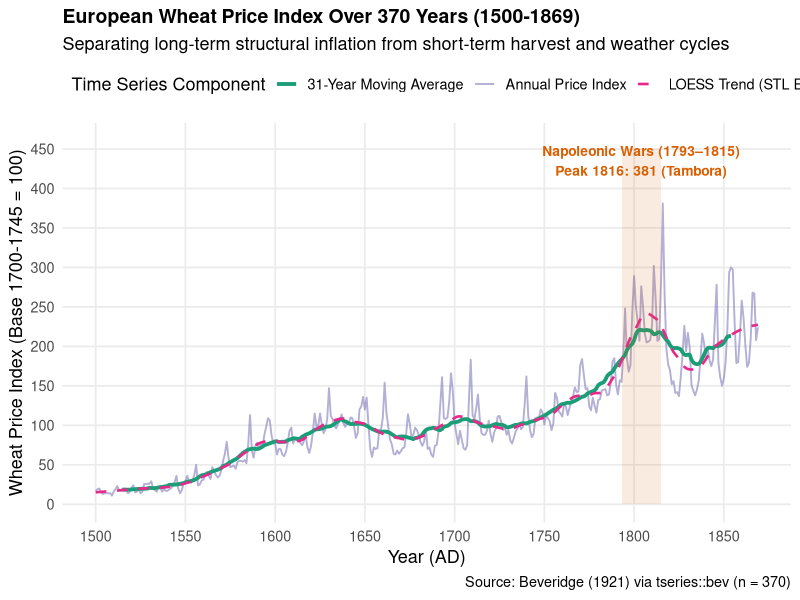
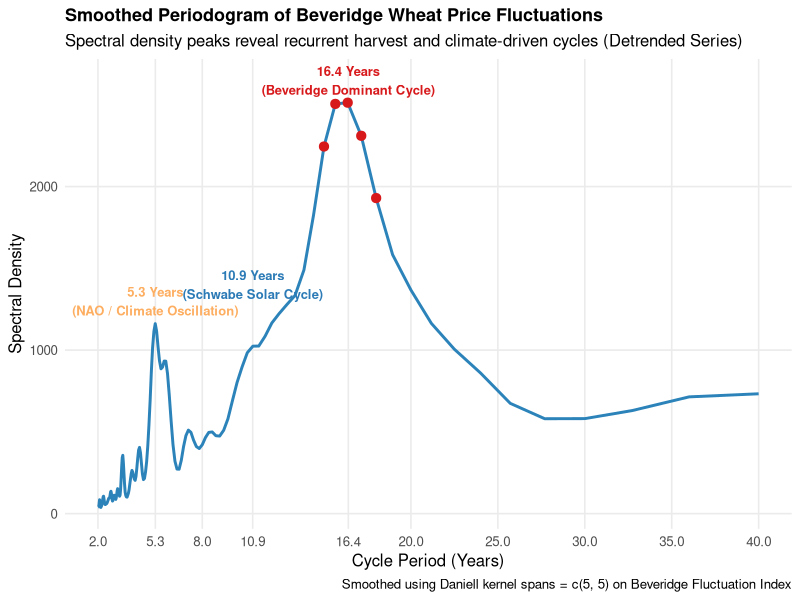

R code for these plots, in order:
## ---- chunk 1
#| label: setup-data
#| message: false
#| warning: false
library(tseries)
library(tidyverse)
library(zoo)

# Load data from tseries package
data("bev", package = "tseries")

# Convert 'ts' object (1500–1869, n = 370) into tibble
wheat_raw <- tibble(
  year = as.numeric(time(bev)),
  index = as.numeric(bev)
)

# Inspect dataset structure
glimpse(wheat_raw)
## ---- chunk 2
#| label: step-1-trend-cycle-extraction
#| message: false
#| warning: false
# Compute 31-year Centered Moving Average, LOESS Trend, and Beveridge Cyclical Index
wheat_ts <- wheat_raw |>
  arrange(year) |>
  mutate(
    log_index = log(index),
    ma_31 = rollmean(index, k = 31, fill = NA, align = "center"),
    beveridge_cycle = (index / ma_31) * 100,
    # Modern LOESS Trend (core STL smoother)
    loess_trend = predict(loess(
      index ~ year,
      data = pick(everything()),
      span = 0.15
    )),
    loess_cycle = (index / loess_trend) * 100,
    # Classify 5 key European economic history eras
    era = case_when(
      year <= 1599 ~ "1500–1599: Price Revolution",
      year <= 1699 ~ "1600–1699: Little Ice Age",
      year <= 1792 ~ "1700–1792: British Agricultural Revolution",
      year <= 1815 ~ "1793–1815: Napoleonic Wars",
      TRUE ~ "1816–1869: Free Trade & Post-War Era"
    )
  )
## ---- chunk 3
#| label: step-2-spectral-analysis
# Retain complete cases (exclude 15-year edge NA values from moving average)
cycle_clean <- wheat_ts |> drop_na(beveridge_cycle)

# Estimate spectral density using Daniell smoothing kernel
spec_res <- spectrum(
  cycle_clean$beveridge_cycle,
  spans = c(5, 5),
  plot = FALSE
)
## ---- chunk 4
#| label: step-3-period-conversion
# Convert frequency to period in years (Period = 1 / frequency)
spec_df <- tibble(
  frequency = spec_res$freq,
  period_years = 1 / spec_res$freq,
  spectral_density = spec_res$spec
) |>
  filter(period_years >= 2, period_years <= 40)
## ---- chunk 5
#| label: step-4-dominant-cycles
# Extract top 5 dominant cycles with highest spectral density
dominant_cycles <- spec_df |>
  arrange(desc(spectral_density)) |>
  slice_head(n = 5)

knitr::kable(
  dominant_cycles,
  digits = 2,
  caption = "Top 5 Dominant Cycles with Highest Spectral Density",
  col.names = c("Frequency", "Period (Years)", "Spectral Density")
)
## ---- chunk 6
#| label: plot-main-series
#| fig-alt: "กราฟอนุกรมเวลาดัชนีราคาข้าวสาลียุโรป 370 ปี (ค.ศ. 1500-1869) เทียบกับค่าเฉลี่ยเคลื่อนที่ 31 ปีและแนวโน้ม LOESS พร้อมแถบไฮไลต์ช่วงสงครามนโปเลียน (1793-1815) และจุดสูงสุดปี 1816 หลังภูเขาไฟตัมโบรา แสดงให้เห็นทั้งแนวโน้มเงินเฟ้อระยะยาวและความผันผวนระยะสั้นจากภูมิอากาศ"
#| fig-width: 10
#| fig-height: 5.5
#| message: false
#| warning: false
ggplot(wheat_ts, aes(x = year)) +
  geom_line(
    aes(y = index, color = "Annual Price Index"),
    alpha = 0.55,
    linewidth = 0.65
  ) +
  geom_line(
    aes(y = ma_31, color = "31-Year Moving Average"),
    linewidth = 1.3,
    na.rm = TRUE
  ) +
  geom_line(
    aes(y = loess_trend, color = "LOESS Trend (STL Engine)"),
    linetype = "dashed",
    linewidth = 0.9
  ) +
  annotate(
    "rect",
    xmin = 1793,
    xmax = 1815,
    ymin = 0,
    ymax = 450,
    alpha = 0.12,
    fill = "#d95f02"
  ) +
  annotate(
    "text",
    x = 1804,
    y = 435,
    label = "Napoleonic Wars (1793–1815)\nPeak 1816: 381 (Tambora)",
    size = 3.5,
    fontface = "bold",
    color = "#d95f02"
  ) +
  scale_color_manual(
    name = "Time Series Component",
    values = c(
      "Annual Price Index" = "#7570b3",
      "31-Year Moving Average" = "#1b9e77",
      "LOESS Trend (STL Engine)" = "#e7298a"
    )
  ) +
  scale_x_continuous(breaks = seq(1500, 1870, by = 50)) +
  scale_y_continuous(breaks = seq(0, 450, by = 50), limits = c(0, 460)) +
  labs(
    title = "European Wheat Price Index Over 370 Years (1500-1869)",
    subtitle = "Separating long-term structural inflation from short-term harvest and weather cycles",
    x = "Year (AD)",
    y = "Wheat Price Index (Base 1700-1745 = 100)",
    caption = "Source: Beveridge (1921) via tseries::bev (n = 370)"
  ) +
  theme_minimal(base_size = 13) +
  theme(
    legend.position = "top",
    legend.justification = "left",
    plot.title = element_text(face = "bold", size = 14),
    panel.grid.minor = element_blank()
  )
## ---- chunk 7
#| label: plot-periodogram
#| fig-alt: "กราฟ Periodogram แบบปรับเรียบของความผันผวนราคาข้าวสาลีหลังขจัดแนวโน้ม แสดงยอดความหนาแน่นสเปกตรัมเด่นที่คาบ 16.4 ปี (วัฏจักร Beveridge), 10.9 ปี (วัฏจักรจุดดับบนดวงอาทิตย์ Schwabe) และ 5.3 ปี (ความผันผวนภูมิอากาศ NAO)"
#| fig-width: 9
#| fig-height: 4.8
#| message: false
#| warning: false
ggplot(spec_df, aes(x = period_years, y = spectral_density)) +
  geom_line(color = "#2b83ba", linewidth = 1) +
  geom_point(data = dominant_cycles, color = "#d7191c", size = 2.8) +
  # Highlight key periodicities: 16.4y (Beveridge cycle), 10.9–11y (Solar cycle), and 5.3y (NAO)
  annotate(
    "text",
    x = 16.4,
    y = 2650,
    label = "16.4 Years\n(Beveridge Dominant Cycle)",
    size = 3.3,
    fontface = "bold",
    color = "#d7191c"
  ) +
  annotate(
    "text",
    x = 10.9,
    y = 1400,
    label = "10.9 Years\n(Schwabe Solar Cycle)",
    size = 3.3,
    fontface = "bold",
    color = "#2c7bb6"
  ) +
  annotate(
    "text",
    x = 5.29,
    y = 1300,
    label = "5.3 Years\n(NAO / Climate Oscillation)",
    size = 3.3,
    fontface = "bold",
    color = "#fdae61"
  ) +
  scale_x_continuous(breaks = c(2, 5.3, 8, 10.9, 16.4, 20, 25, 30, 35, 40)) +
  labs(
    title = "Smoothed Periodogram of Beveridge Wheat Price Fluctuations",
    subtitle = "Spectral density peaks reveal recurrent harvest and climate-driven cycles (Detrended Series)",
    x = "Cycle Period (Years)",
    y = "Spectral Density",
    caption = "Smoothed using Daniell kernel spans = c(5, 5) on Beveridge Fluctuation Index"
  ) +
  theme_minimal(base_size = 12) +
  theme(
    plot.title = element_text(face = "bold", size = 13),
    panel.grid.minor = element_blank()
  )
